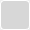
<?xml version="1.0" encoding="UTF-8"?>
<ui version="4.0">
 <class>MyButton</class>
 <widget class="QWidget" name="MyButton">
  <property name="geometry">
   <rect>
    <x>0</x>
    <y>0</y>
    <width>30</width>
    <height>30</height>
   </rect>
  </property>
  <property name="sizePolicy">
   <sizepolicy hsizetype="Fixed" vsizetype="Fixed">
    <horstretch>0</horstretch>
    <verstretch>0</verstretch>
   </sizepolicy>
  </property>
  <property name="minimumSize">
   <size>
    <width>30</width>
    <height>30</height>
   </size>
  </property>
  <property name="maximumSize">
   <size>
    <width>30</width>
    <height>30</height>
   </size>
  </property>
  <property name="windowTitle">
   <string>Form</string>
  </property>
  <layout class="QHBoxLayout" name="horizontalLayout">
   <property name="spacing">
    <number>0</number>
   </property>
   <property name="leftMargin">
    <number>0</number>
   </property>
   <property name="topMargin">
    <number>0</number>
   </property>
   <property name="rightMargin">
    <number>0</number>
   </property>
   <property name="bottomMargin">
    <number>0</number>
   </property>
   <item>
    <widget class="QToolButton" name="MyToolButton">
     <property name="enabled">
      <bool>true</bool>
     </property>
     <property name="minimumSize">
      <size>
       <width>30</width>
       <height>30</height>
      </size>
     </property>
     <property name="maximumSize">
      <size>
       <width>30</width>
       <height>30</height>
      </size>
     </property>
     <property name="styleSheet">
      <string notr="true">background-color:rgb(215, 215, 215);
border:1px;border-style:solid;
border-color:rgb(255,255,255);
border-radius:4px;</string>
     </property>
     <property name="text">
      <string/>
     </property>
     <property name="iconSize">
      <size>
       <width>20</width>
       <height>20</height>
      </size>
     </property>
    </widget>
   </item>
  </layout>
 </widget>
 <resources/>
 <connections/>
</ui>
